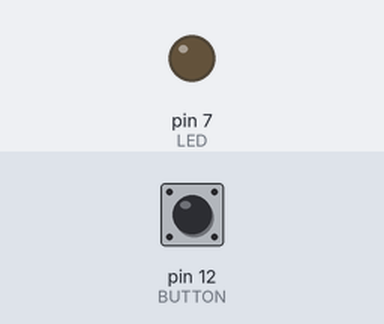
A sketch run on a simulated Arduino Uno, built with avr-gcc and run on an emulated ATmega328P. Shown: output pins drawn as LEDs (lit = HIGH). Inputs (shaded band) come from the test bench; at power-on: pin 12 (BUTTON) HIGH.

Above: at 1.2 s.
1.3 s: pin 12 (BUTTON) pulled LOW for 0.15 s
At 1.37 s:
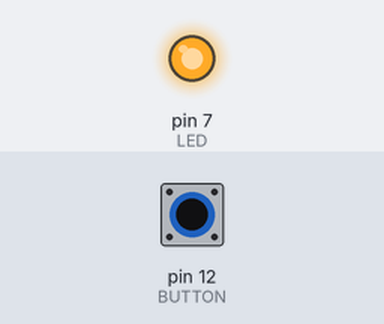
2.9 s: pin 12 (BUTTON) pulled LOW for 3.2 s
At 6.7 s:
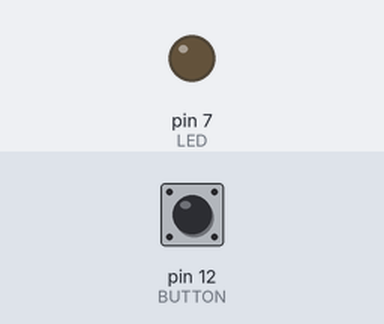
Timing chart, 0 to 8.2 s (numbered marks = the images above; inputs shaded):
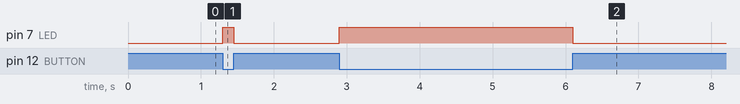

Measured:
- after the input at 1.3 s, pin 7 (LED): LOW → HIGH at once, → LOW 0.15 s later
- after the input at 2.9 s, pin 7 (LED): LOW → HIGH at once, → LOW 3.2 s later

The sketch:

ensyu4.ino
```cpp
const int LED = 7;
const int BUTTON = 12;
int buttonState = 0;

//  Ý è
void setup() {
  pinMode(LED, OUTPUT);
  pinMode(BUTTON, INPUT);
}

//    C     [ v
void loop() {
  buttonState = digitalRead(BUTTON);

  //  { ^   ª   ³ ê é ÆLED ð t ¯ é
  if (buttonState == LOW)
    digitalWrite(LED, HIGH);
  else
     digitalWrite(LED, LOW);
}

//  v   O    3   T   v   v   O    2 DigiralButton.ino :    K4
```
